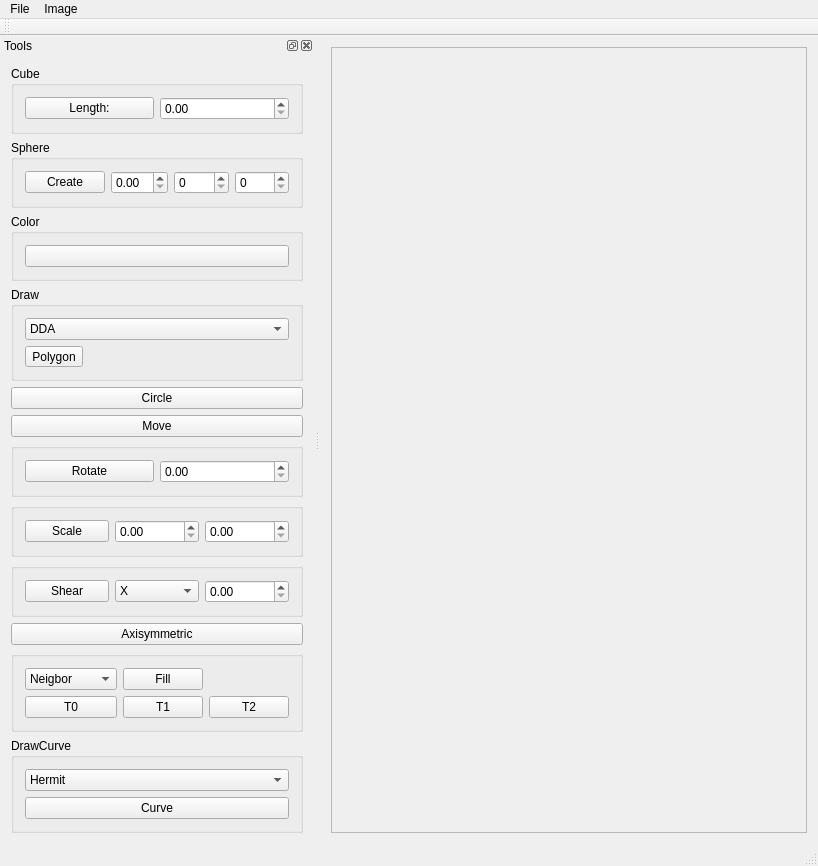
<?xml version="1.0" encoding="UTF-8"?>
<ui version="4.0">
 <class>ImageViewerClass</class>
 <widget class="QMainWindow" name="ImageViewerClass">
  <property name="geometry">
   <rect>
    <x>0</x>
    <y>0</y>
    <width>818</width>
    <height>799</height>
   </rect>
  </property>
  <property name="windowTitle">
   <string>ImageViewer</string>
  </property>
  <widget class="QWidget" name="centralWidget">
   <layout class="QHBoxLayout" name="horizontalLayout">
    <item>
     <widget class="QScrollArea" name="scrollArea">
      <property name="widgetResizable">
       <bool>true</bool>
      </property>
      <widget class="QWidget" name="scrollAreaWidgetContents">
       <property name="geometry">
        <rect>
         <x>0</x>
         <y>0</y>
         <width>491</width>
         <height>719</height>
        </rect>
       </property>
      </widget>
     </widget>
    </item>
   </layout>
  </widget>
  <widget class="QMenuBar" name="menuBar">
   <property name="geometry">
    <rect>
     <x>0</x>
     <y>0</y>
     <width>818</width>
     <height>21</height>
    </rect>
   </property>
   <widget class="QMenu" name="menuFile">
    <property name="title">
     <string>File</string>
    </property>
    <addaction name="actionOpen"/>
    <addaction name="actionSave_as"/>
    <addaction name="actionSave_vtk"/>
    <addaction name="separator"/>
    <addaction name="actionExit"/>
   </widget>
   <widget class="QMenu" name="menuImage">
    <property name="title">
     <string>Image</string>
    </property>
    <addaction name="actionClear"/>
   </widget>
   <addaction name="menuFile"/>
   <addaction name="menuImage"/>
  </widget>
  <widget class="QToolBar" name="mainToolBar">
   <attribute name="toolBarArea">
    <enum>TopToolBarArea</enum>
   </attribute>
   <attribute name="toolBarBreak">
    <bool>false</bool>
   </attribute>
  </widget>
  <widget class="QStatusBar" name="statusBar"/>
  <widget class="QDockWidget" name="dockWidget">
   <property name="windowTitle">
    <string>Tools</string>
   </property>
   <attribute name="dockWidgetArea">
    <number>1</number>
   </attribute>
   <widget class="QWidget" name="dockWidgetContents">
    <layout class="QVBoxLayout" name="verticalLayout">
     <item>
      <widget class="QGroupBox" name="groupBox_4">
       <property name="title">
        <string>Cube</string>
       </property>
       <layout class="QHBoxLayout" name="horizontalLayout_2">
        <item>
         <widget class="QPushButton" name="cubeButton">
          <property name="text">
           <string>Length:</string>
          </property>
         </widget>
        </item>
        <item>
         <widget class="QDoubleSpinBox" name="length"/>
        </item>
       </layout>
      </widget>
     </item>
     <item>
      <widget class="QGroupBox" name="groupBox_9">
       <property name="title">
        <string>Sphere</string>
       </property>
       <layout class="QGridLayout" name="gridLayout_3">
        <item row="0" column="2">
         <widget class="QSpinBox" name="rovnobezka"/>
        </item>
        <item row="0" column="0">
         <widget class="QPushButton" name="sphereButton">
          <property name="text">
           <string>Create</string>
          </property>
         </widget>
        </item>
        <item row="0" column="1">
         <widget class="QDoubleSpinBox" name="radius"/>
        </item>
        <item row="0" column="3">
         <widget class="QSpinBox" name="poludnik"/>
        </item>
       </layout>
      </widget>
     </item>
     <item>
      <widget class="QGroupBox" name="groupBox">
       <property name="title">
        <string>Color</string>
       </property>
       <layout class="QVBoxLayout" name="verticalLayout_2">
        <item>
         <widget class="QPushButton" name="pushButtonSetColor">
          <property name="text">
           <string/>
          </property>
         </widget>
        </item>
       </layout>
      </widget>
     </item>
     <item>
      <widget class="QGroupBox" name="groupBox_2">
       <property name="title">
        <string>Draw</string>
       </property>
       <layout class="QGridLayout" name="gridLayout">
        <item row="1" column="0">
         <widget class="QToolButton" name="toolButtonDrawLine">
          <property name="text">
           <string>Polygon</string>
          </property>
          <property name="checkable">
           <bool>true</bool>
          </property>
         </widget>
        </item>
        <item row="1" column="1">
         <spacer name="horizontalSpacer">
          <property name="orientation">
           <enum>Qt::Orientation::Horizontal</enum>
          </property>
          <property name="sizeHint" stdset="0">
           <size>
            <width>40</width>
            <height>20</height>
           </size>
          </property>
         </spacer>
        </item>
        <item row="0" column="0" colspan="2">
         <widget class="QComboBox" name="comboBoxLineAlg">
          <item>
           <property name="text">
            <string>DDA</string>
           </property>
          </item>
          <item>
           <property name="text">
            <string>Bresenham</string>
           </property>
          </item>
         </widget>
        </item>
       </layout>
      </widget>
     </item>
     <item>
      <widget class="QPushButton" name="Circle">
       <property name="text">
        <string>Circle</string>
       </property>
       <property name="checkable">
        <bool>true</bool>
       </property>
      </widget>
     </item>
     <item>
      <widget class="QPushButton" name="Move">
       <property name="text">
        <string>Move</string>
       </property>
       <property name="checkable">
        <bool>true</bool>
       </property>
      </widget>
     </item>
     <item>
      <widget class="QGroupBox" name="groupBox_5">
       <property name="title">
        <string/>
       </property>
       <layout class="QHBoxLayout" name="horizontalLayout_3">
        <item>
         <widget class="QPushButton" name="Rotate">
          <property name="text">
           <string>Rotate</string>
          </property>
         </widget>
        </item>
        <item>
         <widget class="QDoubleSpinBox" name="deg">
          <property name="minimum">
           <double>0.000000000000000</double>
          </property>
          <property name="maximum">
           <double>360.000000000000000</double>
          </property>
          <property name="singleStep">
           <double>1.000000000000000</double>
          </property>
         </widget>
        </item>
       </layout>
      </widget>
     </item>
     <item>
      <widget class="QGroupBox" name="groupBox_6">
       <property name="title">
        <string/>
       </property>
       <layout class="QHBoxLayout" name="horizontalLayout_4">
        <item>
         <widget class="QPushButton" name="Scale">
          <property name="text">
           <string>Scale</string>
          </property>
         </widget>
        </item>
        <item>
         <widget class="QDoubleSpinBox" name="spinX">
          <property name="maximum">
           <double>100.000000000000000</double>
          </property>
          <property name="singleStep">
           <double>0.100000000000000</double>
          </property>
         </widget>
        </item>
        <item>
         <widget class="QDoubleSpinBox" name="spinY">
          <property name="maximum">
           <double>100.000000000000000</double>
          </property>
          <property name="singleStep">
           <double>0.100000000000000</double>
          </property>
         </widget>
        </item>
       </layout>
      </widget>
     </item>
     <item>
      <widget class="QGroupBox" name="groupBox_7">
       <property name="title">
        <string/>
       </property>
       <layout class="QHBoxLayout" name="horizontalLayout_5">
        <item>
         <widget class="QPushButton" name="Shear">
          <property name="text">
           <string>Shear</string>
          </property>
         </widget>
        </item>
        <item>
         <widget class="QComboBox" name="comboBoxShear">
          <item>
           <property name="text">
            <string>X</string>
           </property>
          </item>
          <item>
           <property name="text">
            <string>Y</string>
           </property>
          </item>
         </widget>
        </item>
        <item>
         <widget class="QDoubleSpinBox" name="spinShear">
          <property name="maximum">
           <double>1.000000000000000</double>
          </property>
          <property name="singleStep">
           <double>0.100000000000000</double>
          </property>
         </widget>
        </item>
       </layout>
      </widget>
     </item>
     <item>
      <widget class="QPushButton" name="OsSum">
       <property name="text">
        <string>Axisymmetric</string>
       </property>
      </widget>
     </item>
     <item>
      <widget class="QGroupBox" name="groupBox_8">
       <property name="title">
        <string/>
       </property>
       <layout class="QGridLayout" name="gridLayout_2">
        <item row="2" column="0">
         <widget class="QPushButton" name="T0">
          <property name="text">
           <string>T0</string>
          </property>
         </widget>
        </item>
        <item row="2" column="1">
         <widget class="QPushButton" name="T1">
          <property name="text">
           <string>T1</string>
          </property>
         </widget>
        </item>
        <item row="2" column="2">
         <widget class="QPushButton" name="T2">
          <property name="text">
           <string>T2</string>
          </property>
         </widget>
        </item>
        <item row="0" column="0">
         <widget class="QComboBox" name="comboBoxColor">
          <item>
           <property name="text">
            <string>Neigbor</string>
           </property>
          </item>
          <item>
           <property name="text">
            <string>Baricentnik</string>
           </property>
          </item>
          <item>
           <property name="text">
            <string>Solid</string>
           </property>
          </item>
         </widget>
        </item>
        <item row="0" column="1">
         <widget class="QPushButton" name="Fill">
          <property name="text">
           <string>Fill</string>
          </property>
          <property name="checkable">
           <bool>true</bool>
          </property>
         </widget>
        </item>
       </layout>
      </widget>
     </item>
     <item>
      <widget class="QGroupBox" name="groupBox_3">
       <property name="title">
        <string>DrawCurve</string>
       </property>
       <layout class="QVBoxLayout" name="verticalLayout_3">
        <item>
         <widget class="QComboBox" name="comboBoxCurve">
          <item>
           <property name="text">
            <string>Hermit</string>
           </property>
          </item>
          <item>
           <property name="text">
            <string>Bezier</string>
           </property>
          </item>
          <item>
           <property name="text">
            <string>B-spline</string>
           </property>
          </item>
         </widget>
        </item>
        <item>
         <widget class="QPushButton" name="Curve">
          <property name="text">
           <string>Curve</string>
          </property>
          <property name="checkable">
           <bool>true</bool>
          </property>
         </widget>
        </item>
       </layout>
      </widget>
     </item>
     <item>
      <spacer name="verticalSpacer">
       <property name="orientation">
        <enum>Qt::Orientation::Vertical</enum>
       </property>
       <property name="sizeHint" stdset="0">
        <size>
         <width>20</width>
         <height>40</height>
        </size>
       </property>
      </spacer>
     </item>
    </layout>
   </widget>
  </widget>
  <action name="actionOpen">
   <property name="text">
    <string>Open</string>
   </property>
   <property name="shortcut">
    <string>Ctrl+O</string>
   </property>
  </action>
  <action name="actionSave_as">
   <property name="text">
    <string>Save as</string>
   </property>
   <property name="shortcut">
    <string>Ctrl+S</string>
   </property>
  </action>
  <action name="actionClear">
   <property name="text">
    <string>Clear</string>
   </property>
  </action>
  <action name="actionExit">
   <property name="text">
    <string>Exit</string>
   </property>
   <property name="shortcut">
    <string>Alt+F4</string>
   </property>
  </action>
  <action name="actionResize">
   <property name="text">
    <string>Resize</string>
   </property>
  </action>
  <action name="actionSave_vtk">
   <property name="text">
    <string>Save vtk</string>
   </property>
  </action>
 </widget>
 <layoutdefault spacing="6" margin="11"/>
 <resources>
  <include location="ImageViewer.qrc"/>
 </resources>
 <connections/>
</ui>
